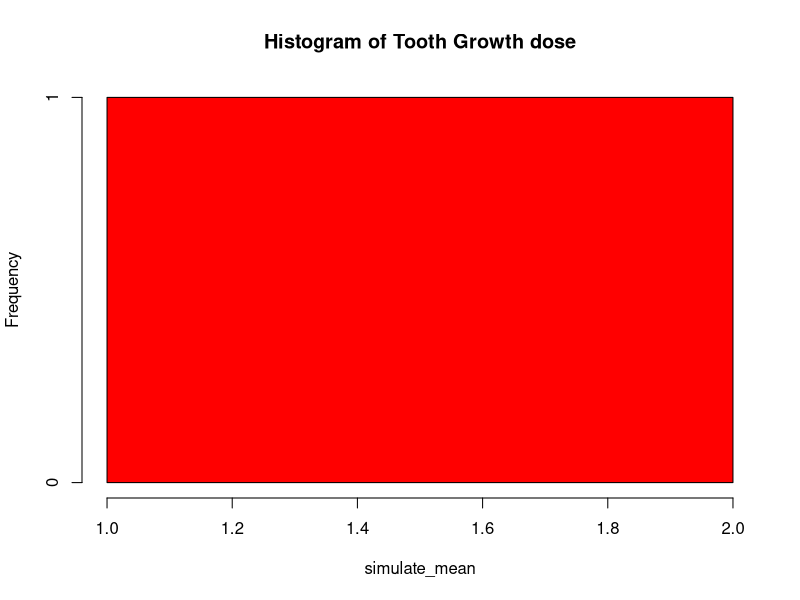

This chart was generated by the following R code:
## ---- chunk 1
summary(ToothGrowth)
## ---- chunk 2
simulate_mean<- mean(ToothGrowth$dose)
hist(simulate_mean, col = "red", main="Histogram of Tooth Growth dose")
